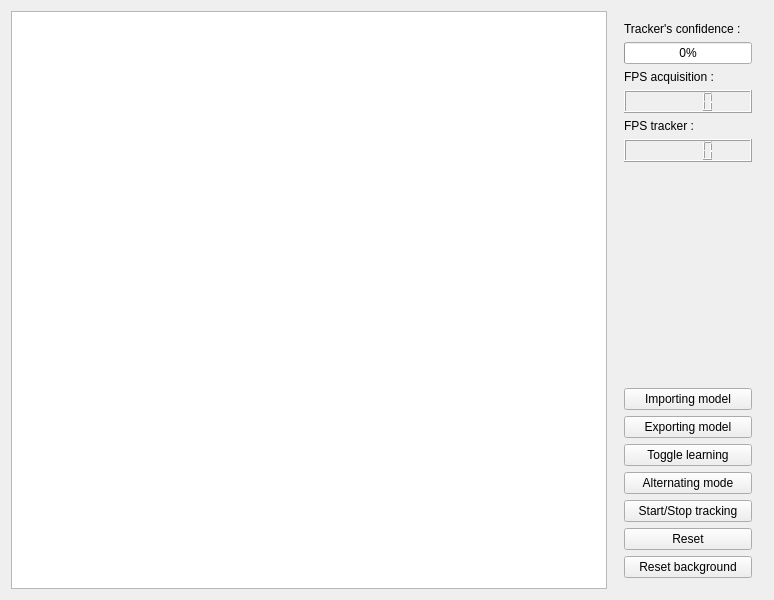
<?xml version="1.0" encoding="UTF-8"?>
<ui version="4.0">
 <class>object_follow_gui</class>
 <widget class="QWidget" name="object_follow_gui">
  <property name="geometry">
   <rect>
    <x>0</x>
    <y>0</y>
    <width>774</width>
    <height>600</height>
   </rect>
  </property>
  <property name="windowTitle">
   <string>object_follow_gui</string>
  </property>
  <layout class="QHBoxLayout" name="horizontalLayout_2">
   <item>
    <layout class="QHBoxLayout" name="horizontalLayout">
     <item>
      <widget class="BaseFrameGraphicsView" name="base_frame_graphics_view">
       <property name="minimumSize">
        <size>
         <width>0</width>
         <height>0</height>
        </size>
       </property>
       <property name="maximumSize">
        <size>
         <width>1000</width>
         <height>1000</height>
        </size>
       </property>
       <property name="alignment">
        <set>Qt::AlignCenter</set>
       </property>
       <property name="transformationAnchor">
        <enum>QGraphicsView::NoAnchor</enum>
       </property>
       <property name="resizeAnchor">
        <enum>QGraphicsView::NoAnchor</enum>
       </property>
      </widget>
     </item>
     <item>
      <widget class="QWidget" name="widget" native="true">
       <property name="maximumSize">
        <size>
         <width>150</width>
         <height>16777215</height>
        </size>
       </property>
       <layout class="QVBoxLayout" name="verticalLayout">
        <item>
         <widget class="QLabel" name="confidence_label">
          <property name="text">
           <string>Tracker's confidence :</string>
          </property>
         </widget>
        </item>
        <item>
         <widget class="QProgressBar" name="confidence_bar">
          <property name="value">
           <number>0</number>
          </property>
         </widget>
        </item>
        <item>
         <widget class="QLabel" name="fps_tracker_label">
          <property name="text">
           <string>FPS acquisition :</string>
          </property>
         </widget>
        </item>
        <item>
         <widget class="QLCDNumber" name="lcd_fps_acq"/>
        </item>
        <item>
         <widget class="QLabel" name="fps_acq_label">
          <property name="text">
           <string>FPS tracker :</string>
          </property>
         </widget>
        </item>
        <item>
         <widget class="QLCDNumber" name="lcd_fps_tracker"/>
        </item>
        <item>
         <spacer name="verticalSpacer">
          <property name="orientation">
           <enum>Qt::Vertical</enum>
          </property>
          <property name="sizeType">
           <enum>QSizePolicy::Expanding</enum>
          </property>
          <property name="sizeHint" stdset="0">
           <size>
            <width>20</width>
            <height>20</height>
           </size>
          </property>
         </spacer>
        </item>
        <item>
         <widget class="QPushButton" name="importing_button">
          <property name="text">
           <string>Importing model</string>
          </property>
         </widget>
        </item>
        <item>
         <widget class="QPushButton" name="exporting_button">
          <property name="text">
           <string>Exporting model</string>
          </property>
         </widget>
        </item>
        <item>
         <widget class="QPushButton" name="learning_button">
          <property name="text">
           <string>Toggle learning</string>
          </property>
         </widget>
        </item>
        <item>
         <widget class="QPushButton" name="alternating_button">
          <property name="text">
           <string>Alternating mode</string>
          </property>
         </widget>
        </item>
        <item>
         <widget class="QPushButton" name="stop_tracking_button">
          <property name="text">
           <string>Start/Stop tracking</string>
          </property>
         </widget>
        </item>
        <item>
         <widget class="QPushButton" name="reset_button">
          <property name="text">
           <string>Reset</string>
          </property>
         </widget>
        </item>
        <item>
         <widget class="QPushButton" name="background_reset_button">
          <property name="text">
           <string>Reset background</string>
          </property>
         </widget>
        </item>
       </layout>
      </widget>
     </item>
    </layout>
   </item>
  </layout>
 </widget>
 <layoutdefault spacing="6" margin="11"/>
 <customwidgets>
  <customwidget>
   <class>BaseFrameGraphicsView</class>
   <extends>QGraphicsView</extends>
   <header>baseframegraphicsview.h</header>
  </customwidget>
 </customwidgets>
 <resources/>
 <connections/>
</ui>
